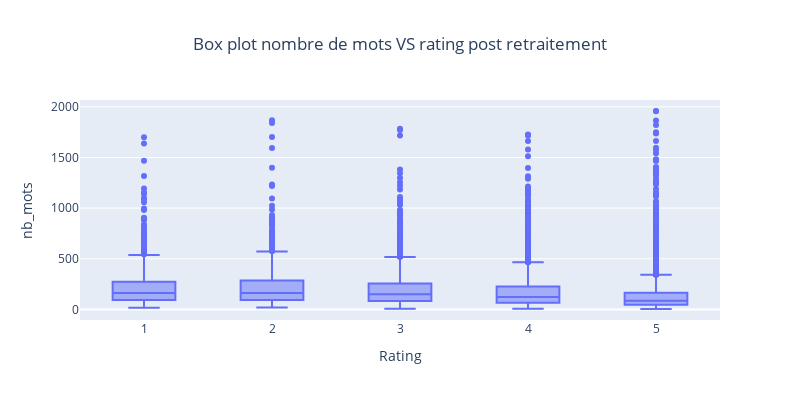

The notebook cell this image was saved under:
### Code cell
# Nouvelle visuation des boxpliot post traitement.

fig = px.box(df_viz, x='Rating', y='nb_mots', width=800, height=400, title='Box plot nombre de mots VS rating post retraitement')

fig.update_layout(
            title={
            'x':0.5,
            'xanchor': 'center',
        })

fig.show()

### Figure 1 — Plotly figure (JSON) as saved in the notebook; plotly's stock layout.template omitted (floating-point values rounded to 4 significant figures; data arrays with more than 128 entries replaced by an {"elided": "..."} marker saying what was removed)
{"data": [{"alignmentgroup": "True", "hovertemplate": "Rating=%{x}<br>nb_mots=%{y}<extra></extra>", "legendgroup": "", "marker": {"color": "#636efa"}, "name": "", "notched": false, "offsetgroup": "", "orientation": "v", "showlegend": false, "type": "box", "x": {"elided": "13622 int values"}, "x0": " ", "xaxis": "x", "y": {"elided": "13622 int values"}, "y0": " ", "yaxis": "y"}], "layout": {"boxmode": "group", "height": 400, "legend": {"tracegroupgap": 0}, "title": {"text": "Box plot nombre de mots VS rating post retraitement", "x": 0.5, "xanchor": "center"}, "width": 800, "xaxis": {"anchor": "y", "domain": [0, 1], "title": {"text": "Rating"}}, "yaxis": {"anchor": "x", "domain": [0, 1], "title": {"text": "nb_mots"}}}}
